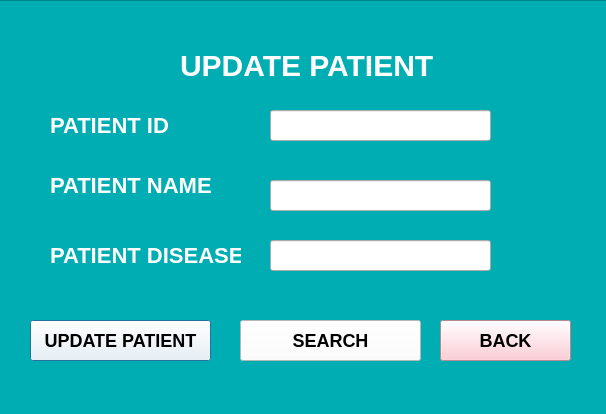
<?xml version="1.0" encoding="UTF-8"?>
<ui version="4.0">
 <class>uptPat</class>
 <widget class="QDialog" name="uptPat">
  <property name="geometry">
   <rect>
    <x>0</x>
    <y>0</y>
    <width>606</width>
    <height>414</height>
   </rect>
  </property>
  <property name="windowTitle">
   <string>Dialog</string>
  </property>
  <widget class="QFrame" name="frame">
   <property name="geometry">
    <rect>
     <x>-10</x>
     <y>0</y>
     <width>791</width>
     <height>561</height>
    </rect>
   </property>
   <property name="styleSheet">
    <string notr="true">QFrame{
background-color: #00ADB3;
}</string>
   </property>
   <property name="frameShape">
    <enum>QFrame::Shape::StyledPanel</enum>
   </property>
   <property name="frameShadow">
    <enum>QFrame::Shadow::Raised</enum>
   </property>
   <widget class="QLabel" name="label">
    <property name="geometry">
     <rect>
      <x>190</x>
      <y>40</y>
      <width>261</width>
      <height>51</height>
     </rect>
    </property>
    <property name="styleSheet">
     <string notr="true">QLabel{
color: white;
font-size: 30px;
font-weight: 700;
}</string>
    </property>
    <property name="text">
     <string>UPDATE PATIENT</string>
    </property>
   </widget>
   <widget class="QLineEdit" name="lineEdit">
    <property name="geometry">
     <rect>
      <x>280</x>
      <y>180</y>
      <width>221</width>
      <height>31</height>
     </rect>
    </property>
   </widget>
   <widget class="QLabel" name="label_2">
    <property name="geometry">
     <rect>
      <x>60</x>
      <y>170</y>
      <width>191</width>
      <height>31</height>
     </rect>
    </property>
    <property name="styleSheet">
     <string notr="true">QLabel{
color: white;
font-size: 22px;
font-weight: 600;
}</string>
    </property>
    <property name="text">
     <string>PATIENT NAME</string>
    </property>
   </widget>
   <widget class="QLabel" name="label_3">
    <property name="geometry">
     <rect>
      <x>60</x>
      <y>240</y>
      <width>191</width>
      <height>31</height>
     </rect>
    </property>
    <property name="styleSheet">
     <string notr="true">QLabel{
color: white;
font-size: 22px;
font-weight: 600;
}</string>
    </property>
    <property name="text">
     <string>PATIENT DISEASE</string>
    </property>
   </widget>
   <widget class="QLineEdit" name="lineEdit_2">
    <property name="geometry">
     <rect>
      <x>280</x>
      <y>240</y>
      <width>221</width>
      <height>31</height>
     </rect>
    </property>
   </widget>
   <widget class="QPushButton" name="pushButton">
    <property name="geometry">
     <rect>
      <x>40</x>
      <y>320</y>
      <width>181</width>
      <height>41</height>
     </rect>
    </property>
    <property name="styleSheet">
     <string notr="true">QPushButton{
color: black;
background-color: white;
font-size: 18px;
font-weight: 800;
}</string>
    </property>
    <property name="text">
     <string>UPDATE PATIENT</string>
    </property>
   </widget>
   <widget class="QPushButton" name="pushButton_2">
    <property name="geometry">
     <rect>
      <x>450</x>
      <y>320</y>
      <width>131</width>
      <height>41</height>
     </rect>
    </property>
    <property name="styleSheet">
     <string notr="true">QPushButton{
color: black;
background-color:  #FFC0CB;
font-size: 18px;
font-weight: 800;
}</string>
    </property>
    <property name="text">
     <string>BACK</string>
    </property>
   </widget>
   <widget class="QLabel" name="label_4">
    <property name="geometry">
     <rect>
      <x>60</x>
      <y>110</y>
      <width>191</width>
      <height>31</height>
     </rect>
    </property>
    <property name="styleSheet">
     <string notr="true">QLabel{
color: white;
font-size: 22px;
font-weight: 600;
}</string>
    </property>
    <property name="text">
     <string>PATIENT ID</string>
    </property>
   </widget>
   <widget class="QLineEdit" name="lineEdit_3">
    <property name="geometry">
     <rect>
      <x>280</x>
      <y>110</y>
      <width>221</width>
      <height>31</height>
     </rect>
    </property>
   </widget>
   <widget class="QPushButton" name="pushButton_3">
    <property name="geometry">
     <rect>
      <x>250</x>
      <y>320</y>
      <width>181</width>
      <height>41</height>
     </rect>
    </property>
    <property name="styleSheet">
     <string notr="true">QPushButton{
color: black;
background-color: white;
font-size: 18px;
font-weight: 800;
}</string>
    </property>
    <property name="text">
     <string>SEARCH</string>
    </property>
   </widget>
  </widget>
 </widget>
 <resources/>
 <connections/>
</ui>
